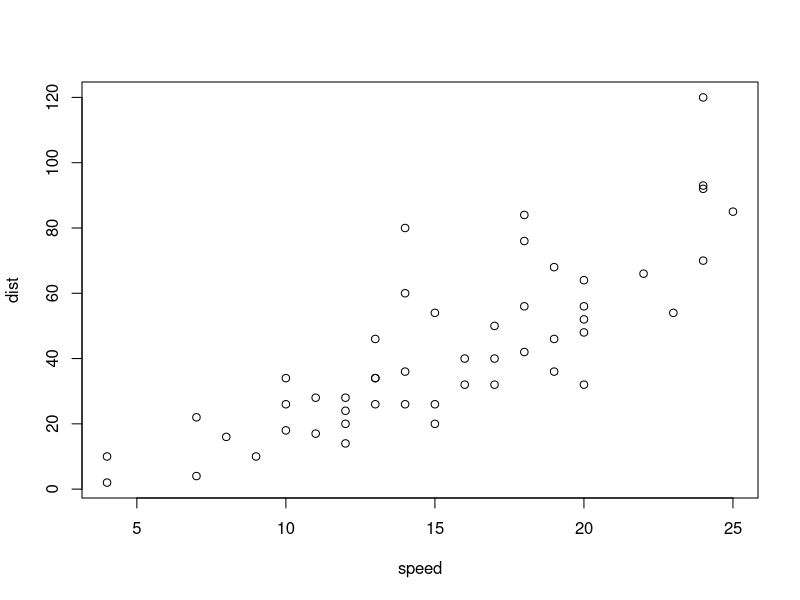
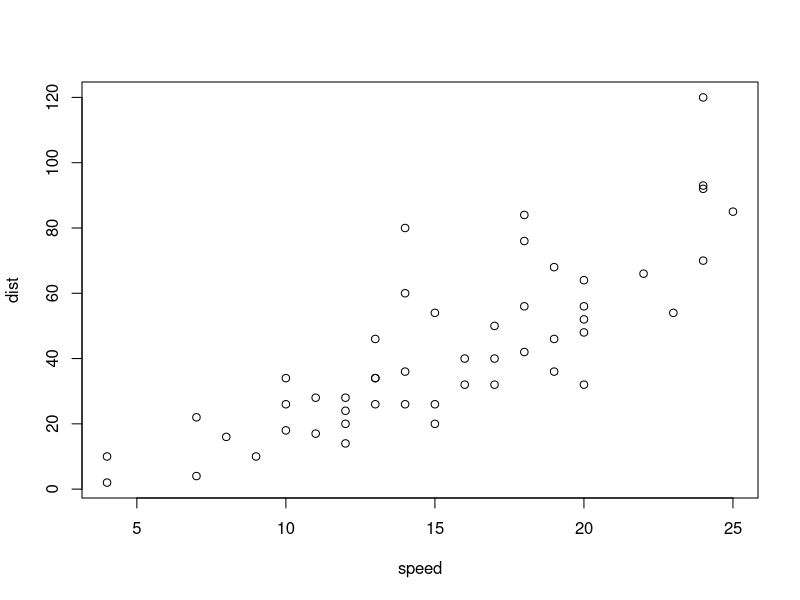

Write R code to recreate these figures, in order.
## ---- chunk 1
library(plyr)
## ---- chunk 2
plot(cars)

## ---- chunk 3
plot(cars)
## ---- chunk 4
x<-1
